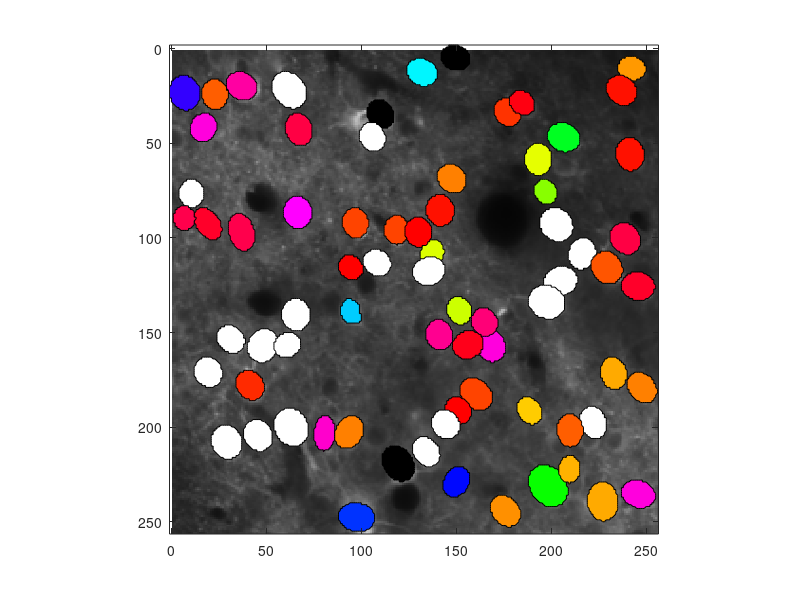

MATLAB code for this plot: (Note: this script raises an error after producing the figure.)
% Load variables from file PopMap.mat
load PopMap.mat img ROIs OSI PO tuningCurves

% Variables available:
% OSI, PO, tuningCurves
% img, the average projection image you made in ImageJ
% ROIs, the regions of interest for each cell

% Get the number of cells
numCells = size(tuningCurves,2);        
        
% Display average projection image
image(img) 
axis square

% Setup the colormap. This is a 180 x 3 matrix. Each row is an RGB vector
% that specifies a color. There are 180 rows, which we'll map to each
% orientation degree from 1 to 180 degrees, i.e. 1,2...,180. For example,
% if the PO value is 120 degrees, we will use the color defined by
% colors(120,:)
colors = hsv(180); 

% Loop for each cell
for i = 1:numCells
    
    % get ROI coordinates
    roi = ROIs{i}.mnCoordinates;    
    
    % Pick a color. 
    %   Not visually responsive = black 
    %   Broadly tuned = white 
    %   Visually responsive = lookup from list of colors
    if all(tuningCurves(:,i)==0) % also if isnan(OSI(i))
        roiColor = zeros(1,3); % black  
    elseif OSI(i) < .25       
        roiColor = ones(1,3); % white
    else
        POind = ceil(PO(i));
        roiColor = colors(POind,:);
    end      
    
    % Draw a colored ROI
    patch(roi(:,1),roi(:,2),roiColor)    
end     

% Plot options
ax = gca(); % current axes
ax.Colormap = colors;
ax.CLim = [0 180];
ax.XTick = [];
ax.YTick = [];
cb = colorbar();
cb.Label.String = "Preferred orientation (deg)";
title("Population Orientation Map")      
